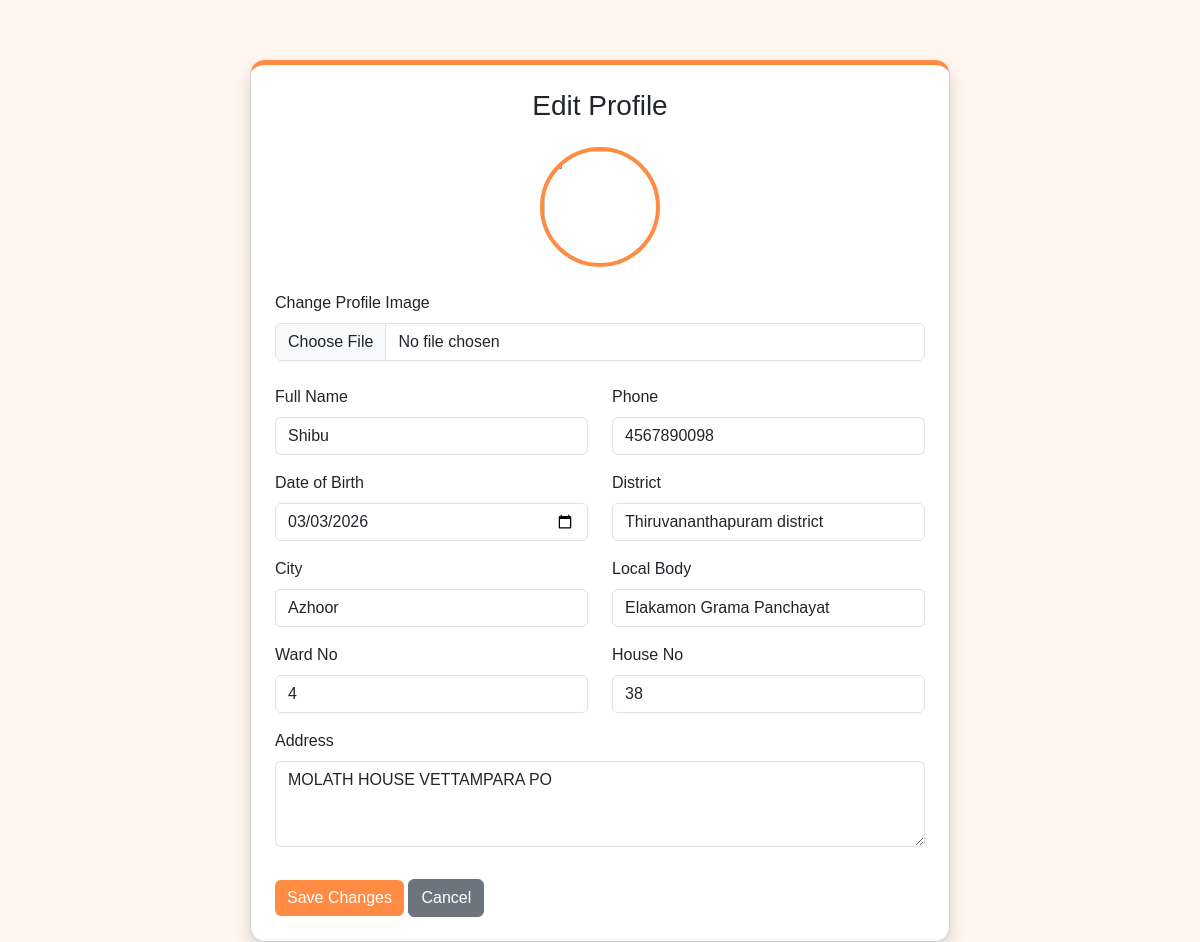
Page /edit-profile/ (signed in) on the committed database.
### App/models.py (models this page shows, shortened)
class Profile(models.Model):
    user = models.OneToOneField(User, on_delete=models.CASCADE, related_name='profile')
    full_name = models.CharField(max_length=150)
    is_volunteer = models.BooleanField(default=False)
    is_volunteer_pending = models.BooleanField(default=False)
    phone = models.CharField(max_length=15)
    dob = models.DateField(verbose_name="Date of Birth",blank=True, null=True)
    city = models.CharField(max_length=100,default="Thrissur")
    image = models.ImageField(upload_to="profiles/", blank=True, null=True)
    district = models.CharField(max_length=100)
    local_body = models.CharField(
        max_length=100,
        help_text="Name of the Panchayat or Municipality",
        default=""
    )
    ward_no = models.CharField(max_length=10)
    house_no = models.CharField(max_length=50)
    address = models.TextField(help_text="Full house address/landmark")

### App/views.py (the view, shortened to what this page needs)
# urls.py: path("edit-profile/", views.EditProfile, name="EditProfile"),
@login_required
def EditProfile(request):
    profile = request.user.profile
    return render(request, "EditProfile.html", {"profile": profile})

### App/templates/EditProfile.html (shortened to what this page needs)
{% load static %}
<!DOCTYPE html>
<html lang="en">
<head>
<link href="https://cdn.jsdelivr.net/npm/bootstrap@5.3.0/dist/css/bootstrap.min.css" rel="stylesheet">
</head>
<body>
<div class="container">
<div class="card shadow edit-card p-4">
<h3 class="mb-4 text-center">Edit Profile</h3>
<form method="POST" enctype="multipart/form-data">
<div class="text-center mb-4">
{% if profile.image %} <img src="{{ profile.image.url }}" class="profile-img">
{% else %} <img src="{% static 'images/default_user.png' %}" class="profile-img">
{% endif %}
</div>
<div class="mb-4">
<label class="form-label">Change Profile Image</label>
<input type="file" name="image" class="form-control">
</div>
<div class="row">
<div class="col-md-6 mb-3">
<label class="form-label">Full Name</label>
<input type="text" name="full_name" class="form-control" value="{{ profile.full_name }}">
</div>
<div class="col-md-6 mb-3">
<label class="form-label">Phone</label>
<input type="text" name="phone" class="form-control" value="{{ profile.phone }}">
</div>
<div class="col-md-6 mb-3">
<label class="form-label">Date of Birth</label>
<input type="date" name="dob" class="form-control" value="{{ profile.dob|date:'Y-m-d' }}">
</div>
<div class="col-md-6 mb-3">
<label class="form-label">District</label>
<input type="text" name="district" class="form-control" value="{{ profile.district }}">
</div>
<div class="col-md-6 mb-3">
<label class="form-label">City</label>
<input type="text" name="city" class="form-control" value="{{ profile.city }}">
</div>
<div class="col-md-6 mb-3">
<label class="form-label">Local Body</label>
<input type="text" name="local_body" class="form-control" value="{{ profile.local_body }}">
</div>
<div class="col-md-6 mb-3">
<label class="form-label">Ward No</label>
<input type="text" name="ward_no" class="form-control" value="{{ profile.ward_no }}">
</div>
<div class="col-md-6 mb-3">
<label class="form-label">House No</label>
<input type="text" name="house_no" class="form-control" value="{{ profile.house_no }}">
</div>
<div class="col-md-12 mb-3">
<label class="form-label">Address</label>
<textarea name="address" class="form-control" rows="3">{{ profile.address }}</textarea>
</div>
</div>
<div class="mt-3">
<button type="submit" class="btn btn-save text-white">
Save Changes
</button>
<a href="{% url 'UserProfile' %}" class="btn btn-secondary">
Cancel
</a>
</div>
</form>
</div>
</div>
</body>
</html>

### App/templates/EditProfile.html (style rules this page uses)
body { background:#fff6ef; font-family:Arial; }
.edit-card { max-width:700px; margin:auto; margin-top:60px; border-radius:15px; border-top:5px solid #ff8c42; }
.profile-img { width:120px; height:120px; border-radius:50%; object-fit:cover; border:4px solid #ff8c42; }
.btn-save { background:#ff8c42; border:none; }

### rows in the picture
Profile: full_name "Shibu", phone "4567890098", dob "03/03/2026", district "Thiruvananthapuram district", city "Azhoor", local_body "Elakamon Grama Panchayat", ward_no "4", house_no "38", address "MOLATH HOUSE VETTAMPARA PO"
